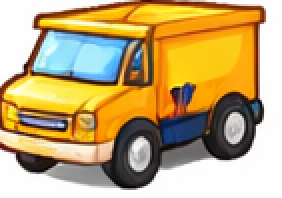
#> input picture kids/Truck.png, 141 x 99 px (shown 2 times larger)
$ python video_generator.py
#> lines starting #> are read from the running program, lines starting #| are printed output that depends on the picture
import os, random
from PIL import Image, ImageDraw, ImageFont
from moviepy import ImageClip, concatenate_videoclips, AudioFileClip, CompositeVideoClip
import numpy as np

# ================= SETTINGS =================
WIDTH, HEIGHT = 720, 1280

ROWS, COLS = 5, 5
BOX_SIZE = 110
ICON_SIZE = 105

DROP_FRAMES = 12
ANSWER_TIME = 3
ANSWER_DELAY = 16

VIDEO_COUNT = 1

OUTPUT_DIR = "output"
os.makedirs(OUTPUT_DIR, exist_ok=True)

# ================= COLORS =================
COLORS = [
    (255, 0, 0),
    (0, 150, 255),
    (255, 180, 0),
    (0, 200, 100),
    (160, 32, 240)
]

# ================= IMAGES =================
IMAGE_SETS = [
    ("bheem.png", "doraemon.png"),
    ("car.png", "car1.png"),
    ("Truck.png", "Truck1.png"),

    (None, None)
]

# ================= VOICE =================
voice_path = "voice_kids.mp3"

# ================= SHAPE =================
def draw_shape(draw, shape, box, color):
    if shape == "circle":
        draw.ellipse(box, fill=color)
    elif shape == "rectangle":
        draw.rectangle(box, fill=color)
    else:
        draw.rounded_rectangle(box, radius=22, fill=color)

# ================= VIDEO =================
def create_video(idx):
#> called with idx = 1
    main_color = random.choice(COLORS)
    odd_color = random.choice([c for c in COLORS if c != main_color])
    shape_type = random.choice(["square", "circle", "rectangle"])
    img_main, img_odd = random.choice(IMAGE_SETS)

    MAIN_IMG = ODD_IMG = None
    if img_main:
        MAIN_IMG = Image.open(img_main).convert("RGBA").resize((ICON_SIZE, ICON_SIZE))
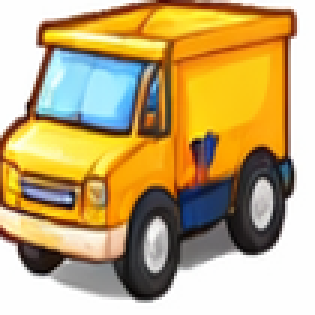
#> MAIN_IMG: PIL image 105x105 RGBA (shown 3 times larger); mean R, G, B, A 193.1, 169.1, 117.7, 255
        ODD_IMG = Image.open(img_odd).convert("RGBA").resize((ICON_SIZE, ICON_SIZE))
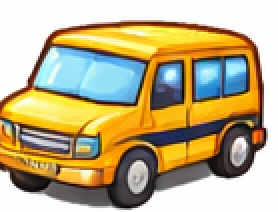
#> input picture kids/Truck1.png, 139 x 106 px (shown 2 times larger)
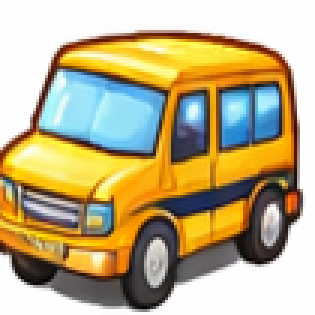
#> ODD_IMG: PIL image 105x105 RGBA (shown 3 times larger); mean R, G, B, A 189.3, 175, 134.6, 255

    # ---------- BACKGROUND ----------
#> (the run stopped early here; a loop or call above may not have finished)
